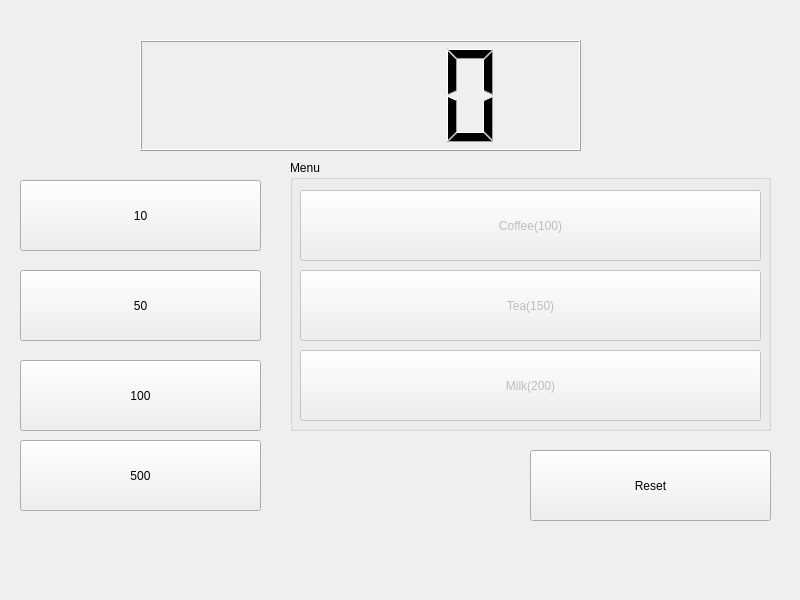
<?xml version="1.0" encoding="UTF-8"?>
<ui version="4.0">
 <class>Widget</class>
 <widget class="QWidget" name="Widget">
  <property name="geometry">
   <rect>
    <x>0</x>
    <y>0</y>
    <width>800</width>
    <height>600</height>
   </rect>
  </property>
  <property name="windowTitle">
   <string>Widget</string>
  </property>
  <widget class="QLCDNumber" name="lcdNumber">
   <property name="geometry">
    <rect>
     <x>140</x>
     <y>40</y>
     <width>441</width>
     <height>111</height>
    </rect>
   </property>
   <property name="intValue" stdset="0">
    <number>0</number>
   </property>
  </widget>
  <widget class="QPushButton" name="pb10">
   <property name="geometry">
    <rect>
     <x>20</x>
     <y>180</y>
     <width>241</width>
     <height>71</height>
    </rect>
   </property>
   <property name="text">
    <string>10</string>
   </property>
  </widget>
  <widget class="QPushButton" name="pb50">
   <property name="geometry">
    <rect>
     <x>20</x>
     <y>270</y>
     <width>241</width>
     <height>71</height>
    </rect>
   </property>
   <property name="text">
    <string>50</string>
   </property>
  </widget>
  <widget class="QPushButton" name="pb100">
   <property name="geometry">
    <rect>
     <x>20</x>
     <y>360</y>
     <width>241</width>
     <height>71</height>
    </rect>
   </property>
   <property name="text">
    <string>100</string>
   </property>
  </widget>
  <widget class="QPushButton" name="pb500">
   <property name="geometry">
    <rect>
     <x>20</x>
     <y>440</y>
     <width>241</width>
     <height>71</height>
    </rect>
   </property>
   <property name="text">
    <string>500</string>
   </property>
  </widget>
  <widget class="QPushButton" name="pbReset">
   <property name="geometry">
    <rect>
     <x>530</x>
     <y>450</y>
     <width>241</width>
     <height>71</height>
    </rect>
   </property>
   <property name="text">
    <string>Reset</string>
   </property>
  </widget>
  <widget class="QGroupBox" name="groupBox">
   <property name="geometry">
    <rect>
     <x>290</x>
     <y>160</y>
     <width>481</width>
     <height>271</height>
    </rect>
   </property>
   <property name="title">
    <string>Menu</string>
   </property>
   <widget class="QPushButton" name="pbMilk">
    <property name="enabled">
     <bool>false</bool>
    </property>
    <property name="geometry">
     <rect>
      <x>10</x>
      <y>190</y>
      <width>461</width>
      <height>71</height>
     </rect>
    </property>
    <property name="text">
     <string>Milk(200)</string>
    </property>
   </widget>
   <widget class="QPushButton" name="pbTea">
    <property name="enabled">
     <bool>false</bool>
    </property>
    <property name="geometry">
     <rect>
      <x>10</x>
      <y>110</y>
      <width>461</width>
      <height>71</height>
     </rect>
    </property>
    <property name="text">
     <string>Tea(150)</string>
    </property>
   </widget>
   <widget class="QPushButton" name="pbCoffee">
    <property name="enabled">
     <bool>false</bool>
    </property>
    <property name="geometry">
     <rect>
      <x>10</x>
      <y>30</y>
      <width>461</width>
      <height>71</height>
     </rect>
    </property>
    <property name="text">
     <string>Coffee(100)</string>
    </property>
   </widget>
  </widget>
 </widget>
 <resources/>
 <connections/>
</ui>
